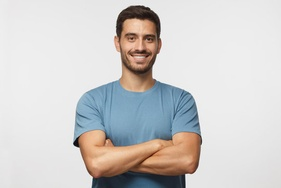
#> input picture Thai_tuan_TH3/Anh.jpg, 281 x 188 px, shrunk from 540 x 360 before the run, found by its file name
$ python Cau07.py
#> lines starting #> are read from the running program, lines starting #| are printed output that depends on the picture
import cv2
from Anh import Anh

img = cv2.imread(Anh)
#> img is the input picture: shape (188, 281, 3); mean B, G, R 204, 205.1, 207.1
cv2.namedWindow('Anh')
h,w = img.shape[:2]
#> h = 188; w = 281
tX = 0

def get_rotate(pos):
    global tX
    tX = pos

cv2.createTrackbar('Xoay', 'Anh', 0, 360, get_rotate)
while True:
    M = cv2.getRotationMatrix2D((w / 2, h / 2), -tX, 0.8)
#> M = [[0.8, 0, 28.1], [0, 0.8, 18.8]]
    img_new = cv2.warpAffine(img, M, (w,h))
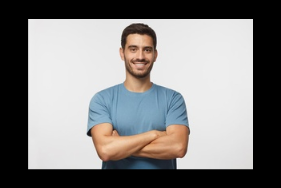
#> img_new: shape (188, 281, 3); mean B, G, R 130.5, 131.2, 132.5
    cv2.imshow('Anh', img_new)
    if cv2.waitKey(20) == ord('q'): break
#> (key q is pressed here)

cv2.waitKey(0)
cv2.destroyAllWindows()
